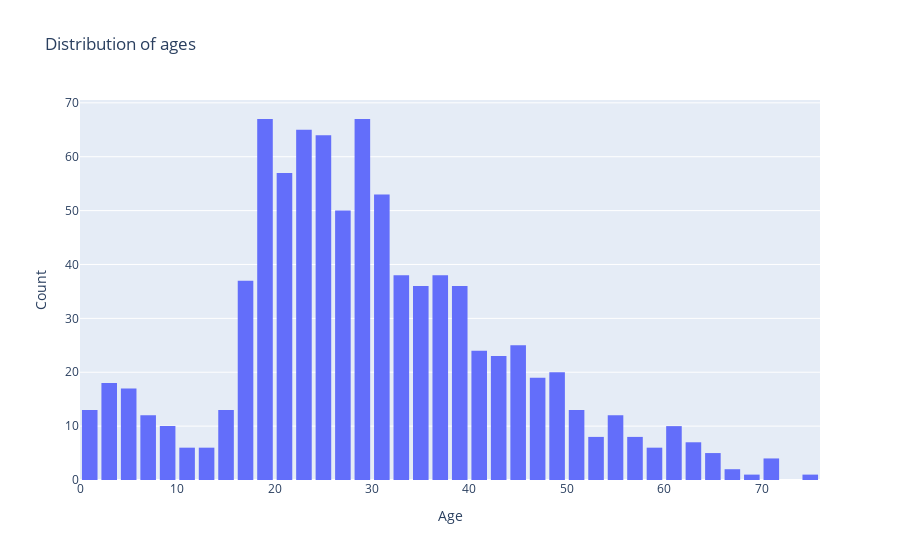

Notebook code cell kept with this figure:
### Code cell
# Histogram of ages
fig = go.Figure()
fig.add_trace(go.Histogram(x=titanic_df.Age))
fig.update_layout(title_text='Distribution of ages', xaxis_title_text='Age', yaxis_title_text='Count', bargap=0.2)
fig.show()

### Figure 1 — Plotly figure (JSON) as saved in the notebook; plotly's stock layout.template omitted (floating-point values rounded to 4 significant figures; data arrays with more than 128 entries replaced by an {"elided": "..."} marker saying what was removed)
{"data": [{"type": "histogram", "x": {"elided": "891 float values"}}], "layout": {"bargap": 0.2, "title": {"text": "Distribution of ages"}, "xaxis": {"title": {"text": "Age"}}, "yaxis": {"title": {"text": "Count"}}}}
